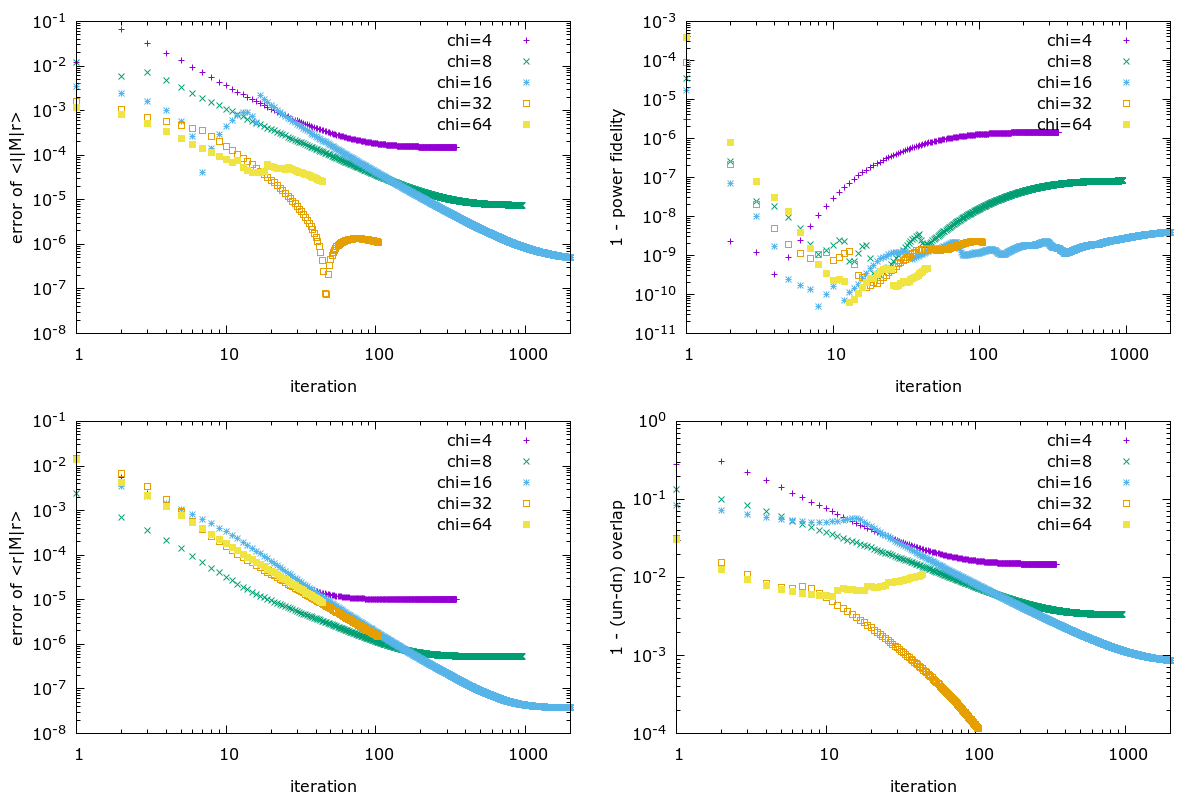

Here is the gnuplot script that generated this plot:
set terminal png
set output "./plot/ising.png"
set term png size 1200, 800

filename(n) = sprintf("./data/ising-chi%d.dat", 2*2**i)
labelname(n) = sprintf("chi=%d", 2*2**i)
logZ = 0.92969540209

set multiplot layout 2,2 columns

    set logscale xy
    set ylabel "error"
    set xlabel "iteration"
    set format y "10^{%L}"

    maxn = 5

    # set xr [1:400]
    # set yr [1.6:1.8]

    set ylabel "error of <l|M|r>"
    plot for [i=1:maxn] filename(i) using ($1):(abs(0.92969540209-($4))) title labelname(n)

    set ylabel "error of <r|M|r>"
    plot for [i=1:maxn] filename(i) using ($1):(abs(0.92969540209-($2))) title labelname(n)

    set ylabel "1 - power fidelity"
    plot for [i=1:maxn] filename(i) using ($1):(1-$6) title labelname(n)

    set ylabel "1 - (un-dn) overlap"
    plot for [i=1:maxn] filename(i) using ($1):(abs(1-($5))) title labelname(n)

unset multiplot